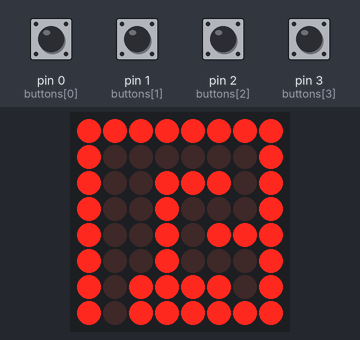
This program was run on a simulated MicroPython board. On the bench: 8×8 LED matrix. The inputs (shaded band) are chosen by the test bench; at power-on: pin 0 (buttons[0]), pin 1 (buttons[1]), pin 2 (buttons[2]), pin 3 (buttons[3]) LOW. Random numbers come from a fixed seed; library files of the repository ran but are not shown: max7219.py.

Above: at 1.3 s.
1.4 s: pin 2 (buttons[2]) pulled HIGH for 0.15 s
At 2.0 s:
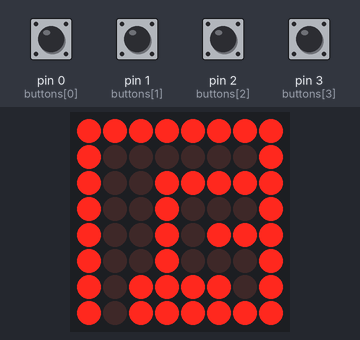
4.5 s: pin 2 (buttons[2]) pulled HIGH for 1 s
At 4.88 s:
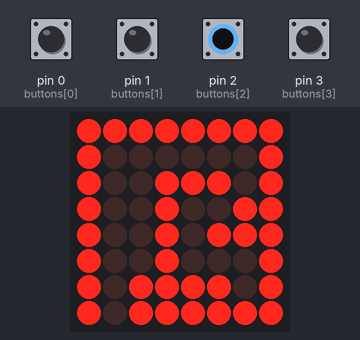
8.5 s: pin 3 (buttons[3]) pulled HIGH for 0.15 s
At 8.88 s:
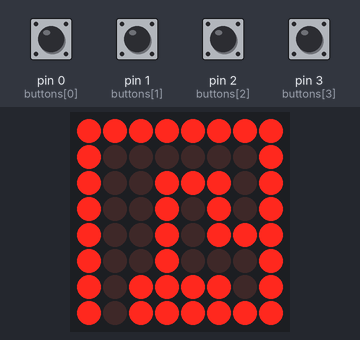
11.6 s: pin 3 (buttons[3]) pulled HIGH for 1 s
At 11.88 s:
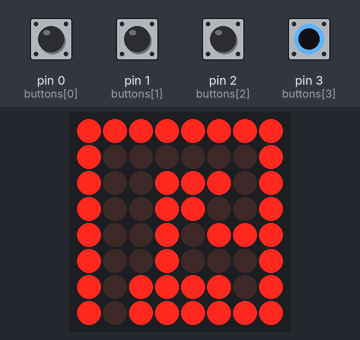
15.6 s: pin 2 (buttons[2]) pulled HIGH for 0.15 s
At 15.88 s:
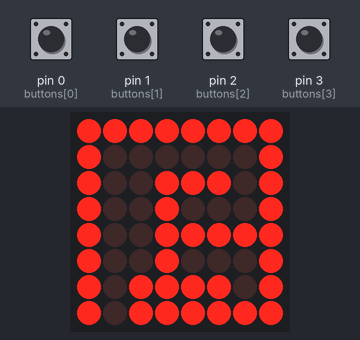
18.7 s: pin 2 (buttons[2]) pulled HIGH for 0.15 s
At 19.38 s:
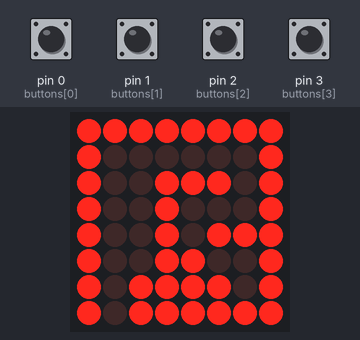
Timing chart, 0 to 21.7 s (numbered marks = the images above; inputs shaded):
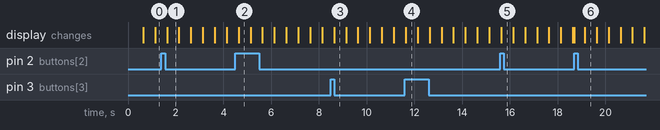

Measured:
- what the display in image 1 shows lasts 0.5 s, from 1.6 s to 2.1 s

The program:

labirint.py
```python
import random
import time
import max7219
from machine import Pin, SPI,  Timer

# SPI NE MOŽE BITI SVAKI PIN, radi za 10 i 11
spi = SPI(1, baudrate=10000000, polarity=0, phase=0, sck=Pin(10), mosi=Pin(11)) #DIN(10) CLK(11)

# Initialize CS (Chip Select) pin
cs = Pin(15, Pin.OUT)   #CHIP SELECT

buttons=[Pin(i,Pin.IN) for i in range(4)]

# Create display instance
display = max7219.Matrix8x8(spi, cs, 1)   #GLOBALNAAAA


# putanja dole lijevo gore desno
DIRECTIONS = [(0, 1), (0, -1), (1, 0), (-1, 0)]     #KONSTANTA

def custom_shuffle(directions):
    n = len(directions)
    for i in range(n-1, 0, -1):
        j = random.randint(0, i)
        directions[i], directions[j] = directions[j], directions[i]

def generate_maze():
    random.seed(time.ticks_ms())    #U ZAVISNOSTI KAD KLIKNE GENERIŠE SE RANDOM

    maze = [[True] * 8 for _ in range(8)]
    start = (1, 1)
    end_options = [(6, 7), (7, 6)]
    end = random.choice(end_options)

    def in_bounds(x, y):
        return 0 <= x < 8 and 0 <= y < 8

    def carve_passages(x, y):
        directions = DIRECTIONS[:]
        custom_shuffle(directions)
        for dx, dy in directions:
            nx, ny = x + 2 * dx, y + 2 * dy
            if in_bounds(nx, ny) and maze[ny][nx]:
                maze[y + dy][x + dx] = False
                maze[ny][nx] = False
                carve_passages(nx, ny)

    # Startna pozicija
    maze[start[1]][start[0]] = False

    # Put od starta
    carve_passages(start[0], start[1])

    # Direktan put
    create_direct_path(maze, start, end)

    # Dodaj zidove
    for i in range(8):
        maze[0][i] = True
        maze[7][i] = True
    for i in range(8):
        maze[i][0] = True
        maze[i][7] = True
    maze[end[1]][end[0]] = False
    return maze, end

def create_direct_path(maze, start, end):
    sx, sy = start
    ex, ey = end

    # Pazi da se može doći do kraja
    if ex == 7:  # End at (7, 6)
        for y in range(sy, ey + 1):
            maze[y][sx] = False
        for x in range(sx, ex + 1):
            maze[ey][x] = False
    else:  # End at (6, 7)
        for x in range(sx, ex + 1):
            maze[sy][x] = False
        for y in range(sy, ey + 1):
            maze[y][ex] = False

def print_maze(maze):
    for row in maze:
        print(" ".join('1' if cell else '0' for cell in row))

time.sleep(0.123) #random seed


##AA GLOBALNE
igracx=1
igracy=1
igracBlic=Timer(-1)
maze, end = generate_maze()
debouncer=0

def Provjeri():
    global igracx,igracy,end
    if end[1]==igracx and end[0]==igracy:
        zavrsiLabirint()


def Desno(irq):
    global igracx,igracy,end,maze,debouncer
    if time.ticks_ms()-debouncer<300:
        return
    debouncer=time.ticks_ms()
    if maze[igracx][igracy+1]==False:
        maze[igracx][igracy]=0
        igracy+=1
        Provjeri()
        display.display_matrix(maze)
    else:
        print("BONK")

def Gore(irq):
    global igracx,igracy,end,maze,debouncer
    if time.ticks_ms()-debouncer<300:
        return
    debouncer=time.ticks_ms()
    if maze[igracx-1][igracy]==False:
        maze[igracx][igracy]=0
        igracx-=1
        Provjeri()
        display.display_matrix(maze)
    else:
        print("BONK")


def Lijevo(irq):
    global igracx,igracy,end,maze,debouncer
    if time.ticks_ms()-debouncer<300:
        return
    debouncer=time.ticks_ms()
    if maze[igracx][igracy-1]==False:
        maze[igracx][igracy]=0
        igracy-=1
        Provjeri()
        display.display_matrix(maze)
    else:
        print("BONK")

def Dolje(irq):
    global igracx,igracy,end,maze,debouncer
    if time.ticks_ms()-debouncer<300:
        return
    debouncer=time.ticks_ms()
    if maze[igracx+1][igracy]==False:
        maze[igracx][igracy]=0
        igracx+=1
        Provjeri()
        display.display_matrix(maze)
    else:
        print("BONK")

buttons[0].irq(handler=Lijevo,trigger=Pin.IRQ_RISING)
buttons[1].irq(handler=Gore,trigger=Pin.IRQ_RISING)
buttons[2].irq(handler=Dolje,trigger=Pin.IRQ_RISING)
buttons[3].irq(handler=Desno,trigger=Pin.IRQ_RISING)

def prikaziIgraca(tim):
    global maze,igracx,igracy
    maze[igracx][igracy] = not maze[igracx][igracy]
    display.display_matrix(maze)


def startLabirint():
    global maze,end,igracx,igracy
    maze, end = generate_maze()
    igracx=1
    igracy=1
    igracBlic.init(mode=Timer.PERIODIC, period=500, callback=prikaziIgraca)


def zavrsiLabirint():
    global igracBlic,maze
    igracBlic.deinit()
    for i in range(8):
        for j in range(8):
            maze[i][j]=False
    display.display_matrix(maze)
    print("Svaka ti dala")


startLabirint()

while True:
    time.sleep(2)
```
